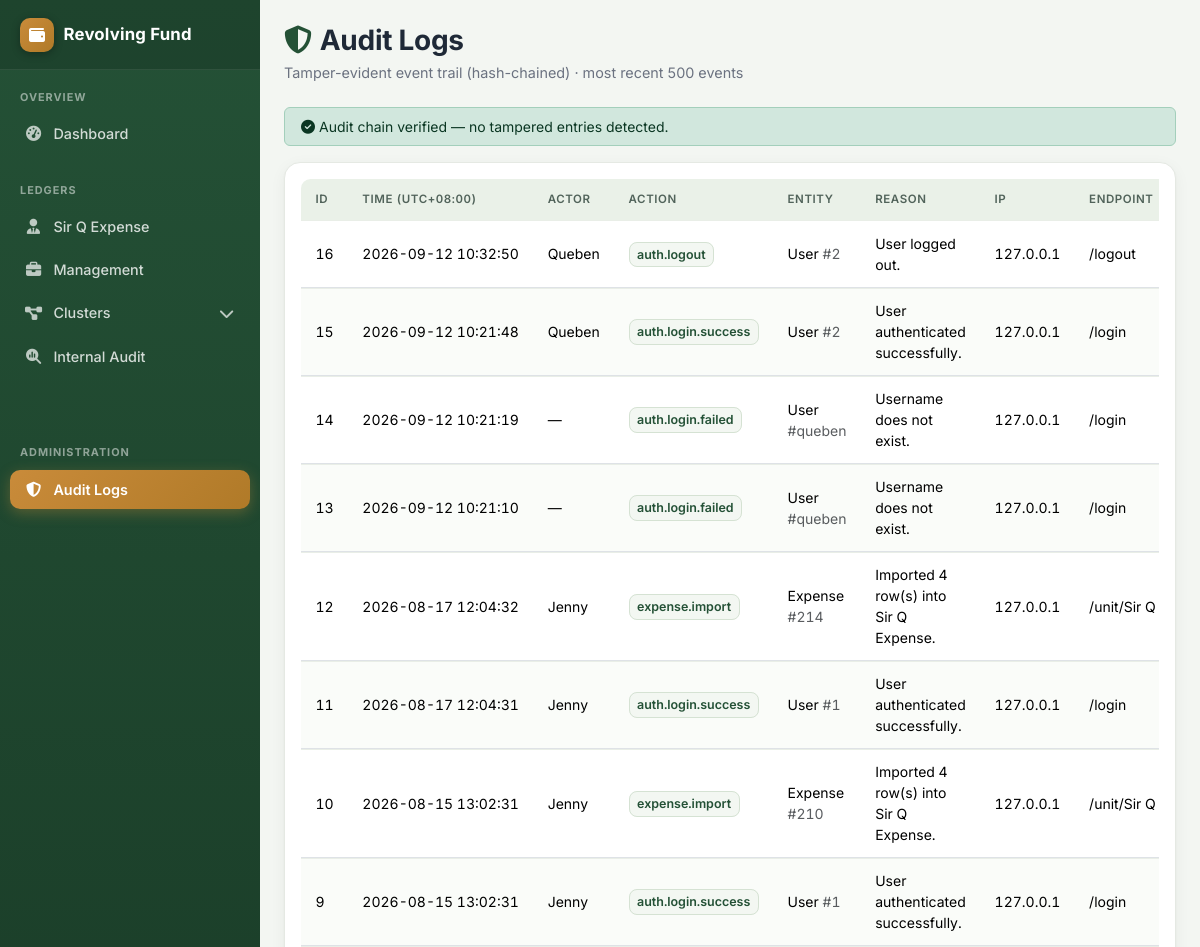
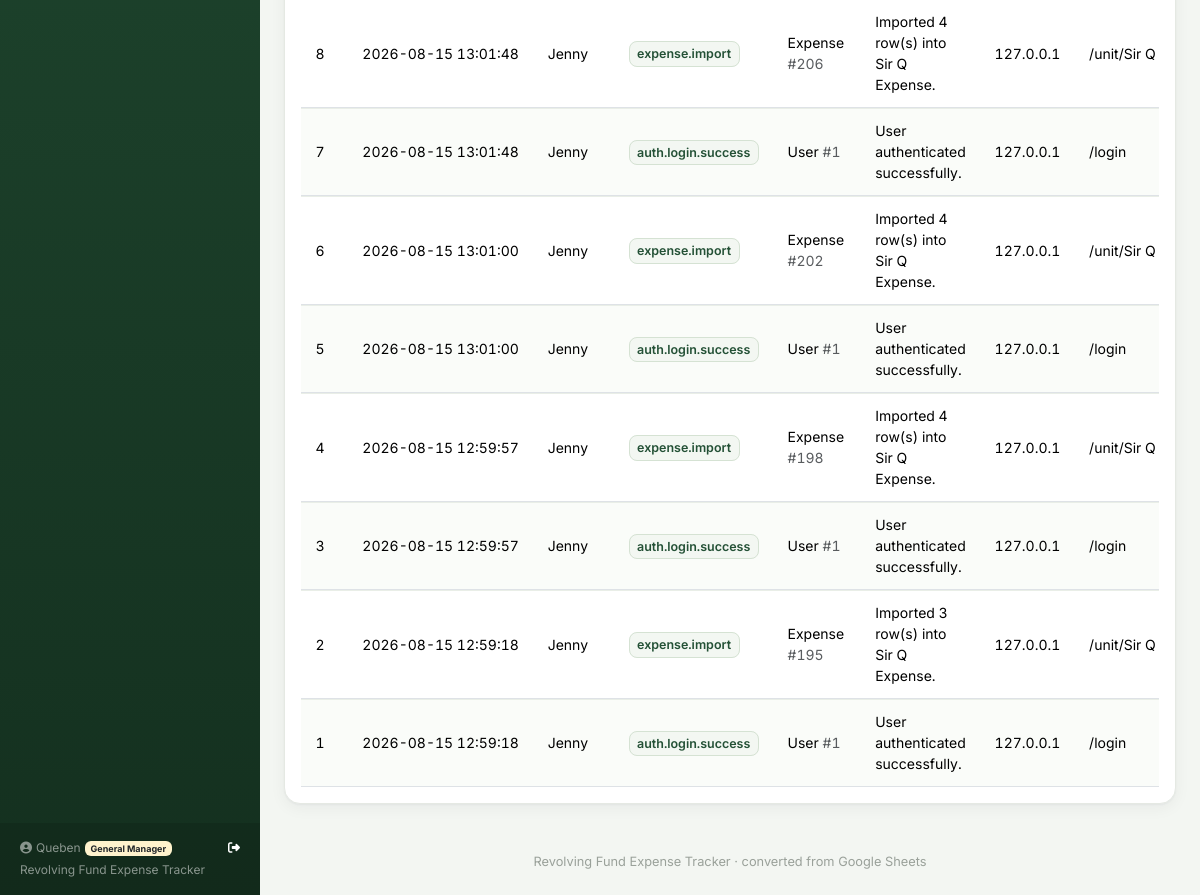
The page /admin/audit-logs (signed in) on the database its author committed (2 pictures, top to bottom).
### revfund/models.py (models this page shows, shortened)
class User(db.Model, UserMixin):
    __tablename__ = 'users'
    id = db.Column(db.Integer, primary_key=True)
    username = db.Column(db.String(64), unique=True, nullable=False)
    password_hash = db.Column(db.String(255), nullable=False)
    role = db.Column(db.String(100), nullable=False, default='Admin')
    created_at = db.Column(db.DateTime, default=func.now())
    last_activity_at = db.Column(db.DateTime(timezone=True), nullable=True, index=True)
    last_login_at = db.Column(db.DateTime(timezone=True), nullable=True)
    @property
    def is_active(self):
        return not self.username.startswith('deactivated:')

class AuditLog(db.Model):
    id = db.Column(db.Integer, primary_key=True)
    event_time = db.Column(db.DateTime(timezone=True), nullable=False, default=func.now(), index=True)
    actor_user_id = db.Column(db.Integer, db.ForeignKey('users.id'), nullable=True, index=True)
    actor_username = db.Column(db.String(100))
    action = db.Column(db.String(120), nullable=False, index=True)
    entity_type = db.Column(db.String(80), index=True)
    entity_id = db.Column(db.String(120))
    reason = db.Column(db.String(255))
    ip_address = db.Column(db.String(64))
    endpoint = db.Column(db.String(255))
    http_method = db.Column(db.String(10))
    details = db.Column(db.Text)
    previous_hash = db.Column(db.String(64))
    current_hash = db.Column(db.String(64), nullable=False, unique=True, index=True)
    actor = db.relationship('User', foreign_keys=[actor_user_id])

### revfund/views.py (the view)
@views.route('/admin/audit-logs')
@login_required
def audit_logs():
    if not _is_admin():
        flash('You do not have permission to view audit logs.', 'danger')
        return redirect(url_for('views.dashboard'))
    logs = AuditLog.query.order_by(AuditLog.id.desc()).limit(500).all()
    tampered_ids = verify_audit_chain()
    return render_template('audit_logs.html', logs=logs, tampered_ids=tampered_ids,
                           can_reset_logs=_can_reset_audit_logs())

### revfund/audit.py (called while the page is built)
def _event_payload(
    *,
    event_time,
    actor_user_id,
    actor_username,
    action,
    entity_type,
    entity_id,
    reason,
    ip_address,
    endpoint,
    http_method,
    details_text,
    previous_hash,
):
    return {
        'event_time': event_time.strftime('%Y-%m-%dT%H:%M:%S.%fZ'),
        'actor_user_id': actor_user_id,
        'actor_username': actor_username,
        'action': action,
        'entity_type': entity_type,
        'entity_id': entity_id,
        'reason': reason,
        'ip_address': ip_address,
        'endpoint': endpoint,
        'http_method': http_method,
        'details': details_text,
        'previous_hash': previous_hash,
    }

def _compute_hash(payload):
    canonical = json.dumps(payload, sort_keys=True, separators=(',', ':'), default=str)
    return hashlib.sha256(canonical.encode('utf-8')).hexdigest()

### revfund/views.py (called while the page is built)
def _is_admin():
    return getattr(current_user, 'role', '') in ('Superadmin', 'General Manager', 'Admin', 'Auditor')

def _can_reset_audit_logs():
    return getattr(current_user, 'role', '') in ('Superadmin', 'Admin')

### templates/audit_logs.html (shortened to what this page needs)
{% extends 'base.html' %}
{% block content %}
<div class="d-flex flex-wrap justify-content-between align-items-end mb-4">
  <div>
    <h3 class="page-title mb-1"><i class="fa-solid fa-shield-halved me-2"></i>Audit Logs</h3>
    <div class="page-sub">Tamper-evident event trail (hash-chained) · most recent 500 events</div>
  </div>
</div>
{% if tampered_ids %}
<div class="alert alert-danger" role="alert">
  <i class="fa-solid fa-triangle-exclamation me-1"></i>
  Integrity check failed: {{ tampered_ids|length }} log entr{{ 'y' if tampered_ids|length==1 else 'ies' }}
  did not match the hash chain (rows highlighted below).
</div>
{% else %}
<div class="alert alert-success py-2 small" role="alert">
  <i class="fa-solid fa-circle-check me-1"></i>Audit chain verified — no tampered entries detected.
</div>
{% endif %}
<div class="card p-3">
  <div class="table-responsive">
    <table class="table table-sm table-hover align-middle">
      <thead>
        <tr>
          <th>ID</th>
          <th>Time (UTC+08:00)</th>
          <th>Actor</th>
          <th>Action</th>
          <th>Entity</th>
          <th>Reason</th>
          <th>IP</th>
          <th>Endpoint</th>
        </tr>
      </thead>
      <tbody>
        {% for log in logs %}
        <tr class="{{ 'table-danger' if log.id in tampered_ids else '' }}">
          <td>{{ log.id }}</td>
          <td class="text-nowrap">{{ log.event_time | local_dt }}</td>
          <td>{{ log.actor_username or '—' }}</td>
          <td><span class="account-badge">{{ log.action }}</span></td>
          <td>{{ log.entity_type or '' }} <span class="text-muted">#{{ log.entity_id or '' }}</span></td>
          <td style="max-width:260px;white-space:normal;">{{ log.reason or '' }}</td>
          <td class="text-nowrap">{{ log.ip_address or '—' }}</td>
          <td class="text-nowrap">{{ log.endpoint or '' }}</td>
        </tr>
        {% else %}
        <tr><td colspan="9" class="text-center text-muted py-4">No audit events recorded yet.</td></tr>
        {% endfor %}
      </tbody>
    </table>
  </div>
</div>
{% endblock %}

### templates/base.html (shortened to what this page needs)
<!doctype html>
<html lang="en">
<head>
<link href="https://cdnjs.cloudflare.com/ajax/libs/bootstrap/5.3.3/css/bootstrap.min.css" rel="stylesheet">
<link href="https://cdnjs.cloudflare.com/ajax/libs/font-awesome/6.5.1/css/all.min.css" rel="stylesheet">
</head>
<body>
{% set active_unit = request.view_args.get('unit_name') if request.view_args else None %}
{% set unit_icons = {
    'Sir Q Expense': 'fa-user-tie',
    'Management': 'fa-briefcase',
    'Cluster1': 'fa-diagram-project',
    'Cluster2': 'fa-cubes-stacked',
    'Cluster3': 'fa-layer-group',
    'Cluster4': 'fa-network-wired',
    'Cluster5': 'fa-object-group',
    'Cluster6': 'fa-th-large',
    'Internal Audit': 'fa-magnifying-glass-chart',
} %}
<aside class="sidebar" id="sideMenu">
  <div class="sidebar-brand">
    <div class="brand-badge"><i class="fa-solid fa-wallet"></i></div>
    <span>Revolving Fund</span>
  </div>
  <div class="nav-section">Overview</div>
  <ul class="nav flex-column mb-2">
    <li class="nav-item">
      <a class="nav-link {{ 'active' if request.endpoint=='views.dashboard' }}" href="{{ url_for('views.dashboard') }}">
        <i class="fa-solid fa-gauge-high"></i>Dashboard
      </a>
    </li>
  </ul>
  <div class="nav-section">Ledgers</div>
  <ul class="nav flex-column mb-5">
    {% for u in ['Sir Q Expense', 'Management'] %}
    <li class="nav-item">
      <a class="nav-link {{ 'active' if active_unit==u }}" href="{{ url_for('views.unit_ledger', unit_name=u) }}">
        <i class="fa-solid {{ unit_icons[u] }}"></i>{{ u }}
      </a>
    </li>
    {% endfor %}
    <li class="nav-item">
      <a class="nav-link cluster-toggle {{ 'active open' if active_unit and active_unit.startswith('Cluster') }}" href="javascript:void(0)">
        <i class="fa-solid fa-diagram-project"></i>Clusters
        <i class="fa-solid fa-chevron-down ms-auto cluster-chevron"></i>
      </a>
    </li>
    <li class="nav-item">
      <a class="nav-link {{ 'active' if active_unit=='Internal Audit' }}" href="{{ url_for('views.unit_ledger', unit_name='Internal Audit') }}">
        <i class="fa-solid fa-magnifying-glass-chart"></i>Internal Audit
      </a>
    </li>
  </ul>
  {% set can_view_admin = current_user.is_authenticated and current_user.role in ['Superadmin', 'General Manager', 'Admin', 'Auditor'] %}
  {% set can_manage_users = current_user.is_authenticated and current_user.role in ['Superadmin', 'Admin'] %}
  {% if can_view_admin %}
  <div class="nav-section">Administration</div>
  <ul class="nav flex-column mb-2">
    <li class="nav-item">
      <a class="nav-link {{ 'active' if request.endpoint=='views.audit_logs' }}" href="{{ url_for('views.audit_logs') }}">
        <i class="fa-solid fa-shield-halved"></i>Audit Logs
      </a>
    </li>
  </ul>
  {% endif %}
  <div class="sidebar-footer">
    <div class="d-flex align-items-center justify-content-between">
      <span><i class="fa-solid fa-circle-user me-1"></i>{{ current_user.username if current_user.is_authenticated else 'Guest' }}<span class="ms-1 badge bg-warning-subtle text-dark">{{ current_user.role if current_user.is_authenticated else '' }}</span></span>
      <a href="{{ url_for('auth.logout') }}" class="text-white text-decoration-none" title="Logout">
        <i class="fa-solid fa-right-from-bracket"></i>
      </a>
    </div>
    <div class="mt-1">Revolving Fund Expense Tracker</div>
  </div>
</aside>
<div class="main-shell">
  <div class="p-3 p-md-4 pb-5 spa-content-enter">
    {% block content %}{% endblock %}
    <footer class="mt-5 text-center">Revolving Fund Expense Tracker &middot; converted from Google Sheets</footer>
  </div>
</div>
</body>
</html>

### templates/base.html (style rules this page uses)
:root { --brand: #245136; --brand-dark: #1a3d27; --brand-deep: #14301f; --brand-light: #e8f0e6; --accent: #c98b3a; --accent-dark: #b07a28; --ink: #1f2937; --muted: #6b7280; --surface: #ffffff; --line: #e5e9e3; --page-bg: #f3f6f2; }
body { background:var(--page-bg); color:var(--ink); font-family:'Inter',-apple-system,'Segoe UI',Roboto,sans-serif; -webkit-font-smoothing:antialiased; }
.card { border:1px solid var(--line); border-radius:16px; background:var(--surface); box-shadow:0 1px 2px rgba(16,24,40,.04), 0 4px 16px rgba(16,24,40,.05); }
.page-title { font-weight:700; letter-spacing:-.01em; color:var(--ink); }
.page-title i { color:var(--brand); }
.page-sub { color:var(--muted); font-size:.9rem; }
table.table { --bs-table-bg:transparent; border-collapse:separate; border-spacing:0; font-size:.875rem; margin-bottom:0; }
table.table thead th { font-size:.72rem; font-weight:600; text-transform:uppercase; letter-spacing:.05em; color:#51635a; background:#eaf1e8; border:none; padding:.75rem .9rem; white-space:nowrap; }
table.table thead th:first-child { border-radius:.6rem 0 0 0; }
table.table tbody td, table.table tfoot td { padding:.72rem .9rem; border-top:1px solid #e9eee7; vertical-align:middle; }
table.table tbody tr:nth-child(even) { background:#fafcf9; }
table.table td, table.table th { font-variant-numeric:tabular-nums; }
.account-badge { background:#f3f7f2; border:1px solid #d5e2d3; color:var(--brand); font-weight:600; border-radius:.5rem; padding:.35em .6em; font-size:.78rem; }
.sidebar { position:fixed; top:0; bottom:0; left:0; width:260px; z-index:1045; background:linear-gradient(180deg, var(--brand) 0%, var(--brand-deep) 100%); color:#fff; overflow-y:auto; transform:translateX(-100%); transition:transform .25s ease; }
.sidebar .sidebar-brand { display:flex; align-items:center; gap:.6rem; font-weight:700; font-size:1.05rem; padding:1.1rem 1.25rem; background:rgba(0,0,0,.16); border-bottom:1px solid rgba(255,255,255,.08); letter-spacing:.01em; }
.sidebar .brand-badge { width:34px; height:34px; border-radius:10px; background:linear-gradient(135deg, var(--accent), var(--accent-dark)); display:flex; align-items:center; justify-content:center; font-size:1rem; box-shadow:0 2px 8px rgba(0,0,0,.3); }
.sidebar .nav-section { font-size:.68rem; text-transform:uppercase; letter-spacing:.09em; color:rgba(255,255,255,.5); font-weight:700; padding:1.15rem 1.25rem .45rem; }
.sidebar .nav-link { color:rgba(255,255,255,.8); border-radius:10px; font-size:.9rem; font-weight:500; padding:.55rem .9rem; margin:2px .6rem; display:flex; align-items:center; gap:.65rem; }
.sidebar .nav-link i { width:1.25em; text-align:center; font-size:.95rem; color:rgba(255,255,255,.7); }
.sidebar .nav-link.active { color:#fff; font-weight:600; background:linear-gradient(135deg, var(--accent), var(--accent-dark)); box-shadow:0 4px 14px rgba(201,139,58,.35); }
.sidebar .nav-link.active i { color:#fff; }
.sidebar .cluster-toggle { cursor:pointer; }
.sidebar .cluster-chevron { margin-left:auto; transition:transform .2s ease; font-size:.7rem; }
.sidebar-footer { position:absolute; bottom:0; left:0; right:0; padding:1rem 1.25rem; font-size:.75rem; color:rgba(255,255,255,.5); background:rgba(0,0,0,.12); }
.main-shell { transition:margin-left .25s ease; }
@media (min-width: 992px) { .sidebar { transform:none; box-shadow:none; } }
@media (min-width: 992px) { .main-shell { margin-left:260px; } }
footer { color:#9aa19a; font-size:.8rem; }
.spa-content-enter { animation:spa-content-in .2s ease; }

### rows shown on the page
User: username "Queben", username+role "General Manager"
AuditLog: id "16", event_time|local_dt "2026-09-12 10:32:50", actor_username "Queben", action "auth.logout", entity_type "User", entity "2", reason "User logged out.", ip_address "127.0.0.1", endpoint "/logout"
AuditLog: id "15", event_time|local_dt "2026-09-12 10:21:48", actor_username "Queben", action "auth.login.success", entity_type "User", entity "2", reason "User authenticated successfully.", ip_address "127.0.0.1", endpoint "/login"
AuditLog: id "14", event_time|local_dt "2026-09-12 10:21:19", actor_username "—", action "auth.login.failed", entity_type "User", entity "queben", reason "Username does not exist.", ip_address "127.0.0.1", endpoint "/login"
AuditLog: id "13", event_time|local_dt "2026-09-12 10:21:10", actor_username "—", action "auth.login.failed", entity_type "User", entity "queben", reason "Username does not exist.", ip_address "127.0.0.1", endpoint "/login"
AuditLog: id "12", event_time|local_dt "2026-08-17 12:04:32", actor_username "Jenny", action "expense.import", entity_type "Expense", entity "214", reason "Imported 4 row(s) into Sir Q Expense.", ip_address "127.0.0.1", endpoint "/unit/Sir Q…"
AuditLog: id "11", event_time|local_dt "2026-08-17 12:04:31", actor_username "Jenny", action "auth.login.success", entity_type "User", entity "1", reason "User authenticated successfully.", ip_address "127.0.0.1", endpoint "/login"
AuditLog: id "10", event_time|local_dt "2026-08-15 13:02:31", actor_username "Jenny", action "expense.import", entity_type "Expense", entity "210", reason "Imported 4 row(s) into Sir Q Expense.", ip_address "127.0.0.1", endpoint "/unit/Sir Q…"
AuditLog: id "9", event_time|local_dt "2026-08-15 13:02:31", actor_username "Jenny", action "auth.login.success", entity_type "User", entity "1", reason "User authenticated successfully.", ip_address "127.0.0.1", endpoint "/login"
AuditLog: id "8", event_time|local_dt "2026-08-15 13:01:48", actor_username "Jenny", action "expense.import", entity_type "Expense", entity "206", reason "Imported 4 row(s) into Sir Q Expense.", ip_address "127.0.0.1", endpoint "/unit/Sir Q…"
AuditLog: id "7", event_time|local_dt "2026-08-15 13:01:48", actor_username "Jenny", action "auth.login.success", entity_type "User", entity "1", reason "User authenticated successfully.", ip_address "127.0.0.1", endpoint "/login"
AuditLog: id "6", event_time|local_dt "2026-08-15 13:01:00", actor_username "Jenny", action "expense.import", entity_type "Expense", entity "202", reason "Imported 4 row(s) into Sir Q Expense.", ip_address "127.0.0.1", endpoint "/unit/Sir Q…"
AuditLog: id "5", event_time|local_dt "2026-08-15 13:01:00", actor_username "Jenny", action "auth.login.success", entity_type "User", entity "1", reason "User authenticated successfully.", ip_address "127.0.0.1", endpoint "/login"
AuditLog: id "4", event_time|local_dt "2026-08-15 12:59:57", actor_username "Jenny", action "expense.import", entity_type "Expense", entity "198", reason "Imported 4 row(s) into Sir Q Expense.", ip_address "127.0.0.1", endpoint "/unit/Sir Q…"
AuditLog: id "3", event_time|local_dt "2026-08-15 12:59:57", actor_username "Jenny", action "auth.login.success", entity_type "User", entity "1", reason "User authenticated successfully.", ip_address "127.0.0.1", endpoint "/login"
AuditLog: id "2", event_time|local_dt "2026-08-15 12:59:18", actor_username "Jenny", action "expense.import", entity_type "Expense", entity "195", reason "Imported 3 row(s) into Sir Q Expense.", ip_address "127.0.0.1", endpoint "/unit/Sir Q…"
AuditLog: id "1", event_time|local_dt "2026-08-15 12:59:18", actor_username "Jenny", action "auth.login.success", entity_type "User", entity "1", reason "User authenticated successfully.", ip_address "127.0.0.1", endpoint "/login"

### other values the page prints
{{ u }} "Sir Q Expense" "Management"
